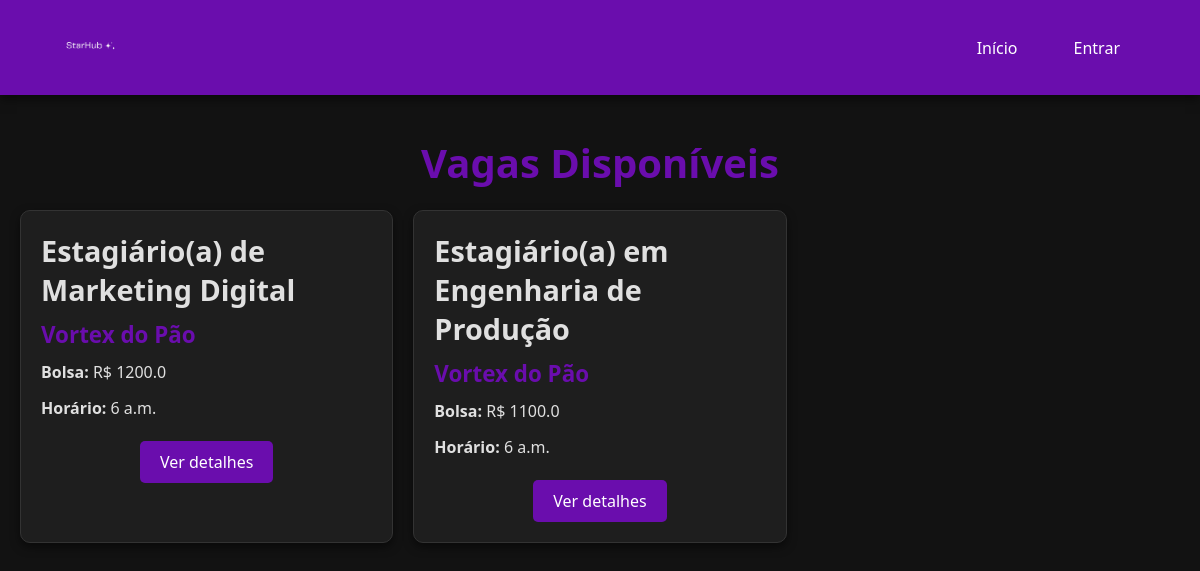
/vagas/, run on the app's committed database.
### app_starhub/models.py (models this page shows)
class Vaga(models.Model):
    empresa = models.ForeignKey(Empresa, on_delete=models.CASCADE, related_name='vagas')
    titulo = models.CharField(max_length=100)
    horario = models.TimeField()
    bolsa = models.FloatField()
    local = models.CharField(max_length=100)
    descricao = models.TextField()

class Empresa(models.Model):
    id_empresa = models.AutoField(primary_key=True)
    email_empresa = models.EmailField(unique=True)
    nome_empresa = models.CharField(max_length=50)
    local = models.CharField()
    cpf = models.CharField(max_length=14)
    pais = models.CharField(max_length=50)
    estado = models.CharField(max_length=50)
    cidade = models.CharField(max_length=50)
    endereco = models.CharField(max_length=120)
    contato_empresa = models.IntegerField(null=True, blank=True)
    logo = models.ImageField(upload_to='perfil/', null=True, blank=True)
    descricao_empresa = models.TextField(null=True, blank=True)
    senha_empresa = models.CharField(max_length=255)

### app_starhub/views.py (the view)
# urls.py: path('vagas/', views.vagas, name='vagas'),
def vagas(request):
    vagas = Vaga.objects.all()
    return render(request, 'main/vagas.html', {'vagas': vagas})

### app_starhub/templates/main/vagas.html (shortened to what this page needs)
{% load static %}
<!DOCTYPE html>
<html lang="pt-br">
<head>
  <link rel="stylesheet" href="{% static 'styles/vagas.css' %}">
</head>
<body>
  <header class="header">
    <div class="logo">
      <img src="{% static 'imgs/logo.png' %}" alt="Logo StarHub">
    </div>
    <nav class="navigation">
      <a href="{% url 'inicio' %}" class="nav-button">Início</a>
      <a href="#" class="nav-button">Entrar</a>
    </nav>
  </header>
  <main class="main-content">
    {% if vagas %}
      <section class="vagas-section">
        <h1>Vagas Disponíveis</h1>
        <div class="vagas-list">
          {% for vaga in vagas %}
            <article class="vaga-card">
              <h2>{{ vaga.titulo }}</h2>
              <h3>{{ vaga.empresa.nome_empresa }}</h3>
              <p><strong>Bolsa:</strong> R$ {{ vaga.bolsa }}</p>
              <p><strong>Horário:</strong> {{ vaga.horario }}</p>
              <form method="post" action="#">
                <a href="{% url 'detalhes_vaga' vaga.id %}" class="btn-ver-detalhes">Ver detalhes</a>
              </form>
            </article>
          {% endfor %}
        </div>
      </section>
    {% endif %}
  </main>
</body>
</html>

### app_starhub/static/styles/vagas.css (style rules this page uses)
*, *::before, *::after { margin: 0; padding: 0; box-sizing: border-box; }
:root { --cor-primaria: #6a0dad; --cor-secundaria: #ffffff; --cor-fundo: #121212; --cor-texto: #e0e0e0; --cor-botao: #6a0dad; --cor-botao-hover: #5a009d; --cor-borda-input: #333333; --cor-borda-input-focus: #6a0dad; --cor-fundo-card: #1e1e1e; --cor-borda-card: #333333; --cor-borda-card-hover: #444444; }
body { font-family: 'Segoe UI', Tahoma, Geneva, Verdana, sans-serif; background-color: var(--cor-fundo); color: var(--cor-texto); min-height: 100vh; display: flex; flex-direction: column; }
.header { width: 100%; padding: 20px 60px; display: flex; justify-content: space-between; align-items: center; background-color: var(--cor-primaria); color: var(--cor-secundaria); box-shadow: 0 4px 10px rgba(0, 0, 0, 0.5); }
.logo img { height: 50px; }
.navigation { display: flex; gap: 16px; }
.nav-button { padding: 10px 20px; border-radius: 5px; background-color: transparent; color: var(--cor-secundaria); text-decoration: none; font-weight: 500; transition: background-color 0.3s ease; }
.main-content { flex: 1; display: flex; justify-content: center; align-items: flex-start; padding: 40px 20px; }
.vagas-section { width: 100%; max-width: 1200px; margin: 0 auto; }
.vagas-section h1 { font-size: 2.5rem; margin-bottom: 20px; text-align: center; color: var(--cor-primaria); }
.vagas-list { display: grid; grid-template-columns: repeat(auto-fill, minmax(300px, 1fr)); gap: 20px; margin-top: 20px; }
.vaga-card { background-color: var(--cor-fundo-card); border: 1px solid var(--cor-borda-card); border-radius: 10px; padding: 20px; box-shadow: 0 4px 10px rgba(0, 0, 0, 0.5); transition: border-color 0.3s ease; }
.vaga-card h2 { font-size: 1.8rem; margin-bottom: 10px; }
.vaga-card h3 { font-size: 1.4rem; margin-bottom: 10px; color: var(--cor-primaria); }
.vaga-card p { font-size: 1rem; line-height: 1.6; margin-bottom: 10px; }
.vaga-card form { display: flex; justify-content: center; margin-top: 20px; }
.btn-ver-detalhes { display: inline-block; padding: 10px 20px; background-color: var(--cor-botao); color: var(--cor-secundaria); text-decoration: none; border-radius: 5px; text-align: center; font-weight: 500; transition: background-color 0.3s ease; }

### data on the page
Vaga: titulo "Estagiário(a) de Marketing Digital", empresa.nome_empresa "Vortex do Pão", bolsa "1200.0", horario "6 a.m."
Vaga: titulo "Estagiário(a) em Engenharia de Produção", empresa.nome_empresa "Vortex do Pão", bolsa "1100.0", horario "6 a.m."
